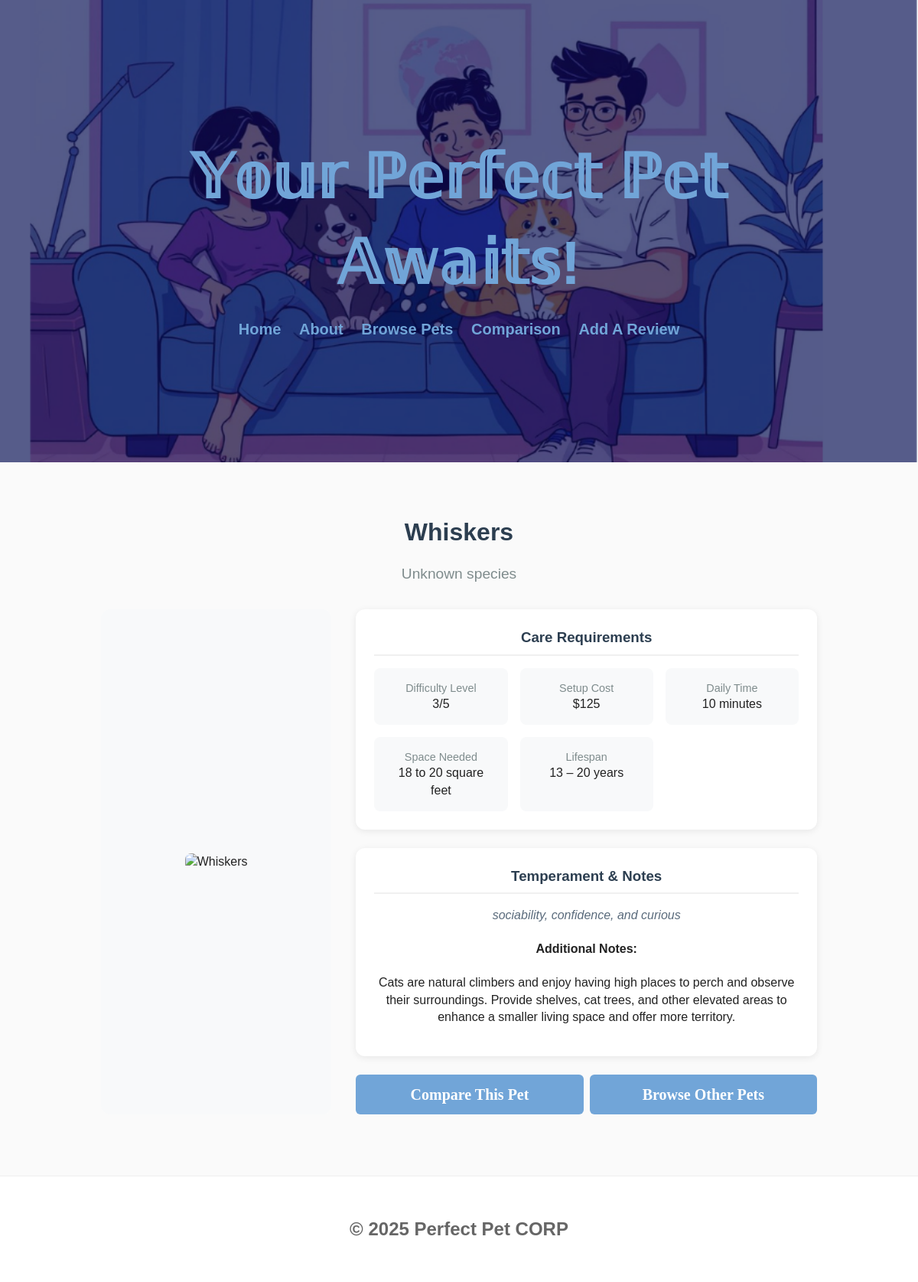
Screenshot of /pet/2 with the database file from the repository.
### tables this page shows
CREATE TABLE Pets (id INTEGER PRIMARY KEY AUTOINCREMENT, name TEXT NOT NULL, species_id INTEGER NOT NULL REFERENCES Species (id), lifespan TEXT (20), difficulty INTEGER, cost_setup INTEGER, daily_time_min INTEGER, space_required TEXT, temperament TEXT (20), notes TEXT (20));

### routes.py (the view)
@app.route('/pet/<int:pet_id>')
def pet_profile(pet_id):
    conn = get_db()
    try:
        pet = conn.execute('''SELECT id,
                            name,
                            species_id,
                            lifespan,
                            difficulty,
                            cost_setup,
                            daily_time_min,
                            space_required,
                            temperament,
                            notes FROM Pets
                            WHERE id = ?''', (pet_id,)).fetchone()
        print(dict(pet))
        if pet is not None:
            print("got here")
            return render_template('pet_profiles.html', pet=dict(pet))
        else:
            return render_template('error.html',
                                   message=(f'Pet with ID {pet_id} not found. \
                                       <a href="/browse">Browse all pets</a>'))
    except Exception as e:
        print("Error fetching pet:", e)
        return render_template('error.html',
                               message='Error loading pet information. \
                                   Please try again.')
    finally:
        conn.close()

### templates/pet_profiles.html (shortened to what this page needs)
{% extends 'layout.html' %}
{% block content %}
<div class="pet-profile-container">
    <div class="pet-header">
        <h1>{{ pet.name }}</h1>
        <p class="pet-species">{{ pet.species or 'Unknown species' }}</p>
    </div>
    <div class="pet-content">
        <div class="pet-image-large">
            <img src="/static/images/{{ pet.name|lower }}.jpg" alt="{{ pet.name }}">
        </div>
        <div class="pet-details">
            <div class="detail-card">
                <h3>Care Requirements</h3>
                <div class="detail-grid">
                    <div class="detail-item">
                        <span class="detail-label">Difficulty Level</span>
                        <span class="detail-value">{{ pet.difficulty }}/5</span>
                    </div>
                    <div class="detail-item">
                        <span class="detail-label">Setup Cost</span>
                        <span class="detail-value">${{ pet.cost_setup }}</span>
                    </div>
                    <div class="detail-item">
                        <span class="detail-label">Daily Time</span>
                        <span class="detail-value">{{ pet.daily_time_min }} minutes</span>
                    </div>
                    <div class="detail-item">
                        <span class="detail-label">Space Needed</span>
                        <span class="detail-value">{{ pet.space_required or 'Unknown' }}</span>
                    </div>
                    <div class="detail-item">
                        <span class="detail-label">Lifespan</span>
                        <span class="detail-value">{{ pet.lifespan or 'Unknown' }}</span>
                    </div>
                </div>
            </div>
            <div class="detail-card">
                <h3>Temperament & Notes</h3>
                <p class="pet-temperament">{{ pet.temperament or 'No temperament information available.' }}</p>
                {% if pet.notes %}
                <div class="pet-notes">
                    <h4>Additional Notes:</h4>
                    <p>{{ pet.notes }}</p>
                </div>
                {% endif %}
            </div>
            <div class="pet-actions">
                <a href="/compare?first={{ pet.name }}" class="btn-primary">Compare This Pet</a>
                <a href="/browse" class="btn-secondary">Browse Other Pets</a>
            </div>
        </div>
    </div>
</div>
{% endblock %}

### static/css/style.css (style rules this page uses)
:root { --muted: #666; --bg: #fafafa; }
.pet-temperament { color: #5a6b7c; margin: 0.5rem 0; font-style: italic; }
* { box-sizing: border-box; }
body { font-family: Arial, Helvetica, sans-serif; margin: 0; background: var(--bg); color: #222; line-height: 1.4; }
.btn-primary, .btn-secondary { padding: 0.75rem 1.5rem; border-radius: 6px; text-decoration: none; font-weight: bold; display: inline-block; color: white; font-family: 'Merienda', cursive; font-size: 20px; background-color: #71a5d8; }
.btn-primary { color: white; border: 2px solid var(--accent); }
.btn-secondary { color: white; border: 2px solid var(--accent); }
.pet-header { text-align: center; }
.pet-header { text-align: center; flex: 1; }
.pet-temperament { color: #5a6b7c; margin: 1rem 0; font-style: italic; line-height: 1.5; }
.pet-actions { display: flex; gap: 0.5rem; margin-top: 1.5rem; }
.pet-actions a { flex: 1; text-align: center; padding: 0.75rem; border-radius: 6px; text-decoration: none; font-weight: bold; transition: all 0.3s ease; }
.pet-profile-container { max-width: 1000px; margin: 0 auto; padding: 2rem 1rem; }
.pet-header { text-align: center; margin-bottom: 2rem; }
.pet-header h1 { color: #2c3e50; margin-bottom: 0.5rem; }
.pet-species { color: #7f8c8d; font-size: 1.2rem; }
.pet-content { display: grid; grid-template-columns: 1fr 2fr; gap: 2rem; }
.pet-image-large { background: #f8f9fa; border-radius: 12px; padding: 2rem; display: flex; align-items: center; justify-content: center; min-height: 300px; }
.pet-image-large img { max-width: 100%; max-height: 250px; border-radius: 8px; }
.detail-card { background: white; padding: 1.5rem; border-radius: 12px; box-shadow: 0 2px 10px rgba(0,0,0,0.08); margin-bottom: 1.5rem; }
.detail-card h3 { color: #2c3e50; margin-top: 0; margin-bottom: 1rem; border-bottom: 2px solid #f0f0f0; padding-bottom: 0.5rem; }
.detail-grid { display: grid; grid-template-columns: repeat(auto-fit, minmax(150px, 1fr)); gap: 1rem; }
.detail-item { display: flex; flex-direction: column; padding: 1rem; background: #f8f9fa; border-radius: 8px; }
.detail-label { font-size: 0.9rem; color: #7f8c8d; margin-bottom: }

### rows the page displays
Pets: name "Whiskers", difficulty "3", cost_setup "125", daily_time_min "10", space_required "18 to 20 square feet", lifespan "13 – 20 years", temperament "sociability, confidence, and curious", notes "Cats are natural climbers and enjoy having high places to perch and observe their surroundings. Provide shelves, cat trees, and other elevated areas to enhance a smaller living space and offer more territory."

### other values shown
{{ pet.species or 'Unknown species' }} "Unknown species"
